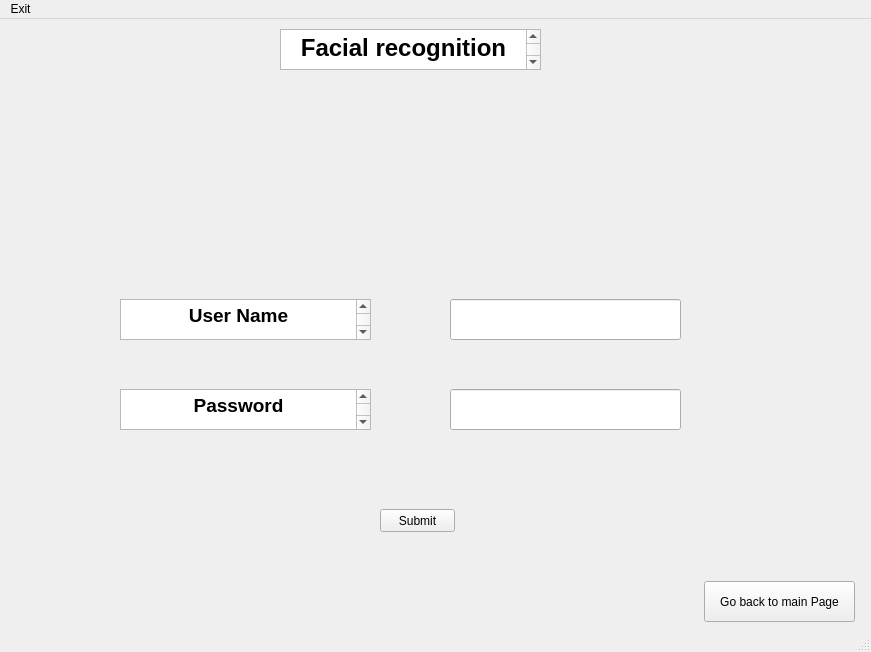
<?xml version="1.0" encoding="UTF-8"?>
<ui version="4.0">
 <class>MainWindow</class>
 <widget class="QMainWindow" name="MainWindow">
  <property name="geometry">
   <rect>
    <x>0</x>
    <y>0</y>
    <width>871</width>
    <height>652</height>
   </rect>
  </property>
  <property name="windowTitle">
   <string>MainWindow</string>
  </property>
  <widget class="QWidget" name="centralwidget">
   <widget class="QTextEdit" name="textEdit">
    <property name="geometry">
     <rect>
      <x>280</x>
      <y>10</y>
      <width>261</width>
      <height>41</height>
     </rect>
    </property>
    <property name="html">
     <string>&lt;!DOCTYPE HTML PUBLIC &quot;-//W3C//DTD HTML 4.0//EN&quot; &quot;http://www.w3.org/TR/REC-html40/strict.dtd&quot;&gt;
&lt;html&gt;&lt;head&gt;&lt;meta name=&quot;qrichtext&quot; content=&quot;1&quot; /&gt;&lt;style type=&quot;text/css&quot;&gt;
p, li { white-space: pre-wrap; }
&lt;/style&gt;&lt;/head&gt;&lt;body style=&quot; font-family:'MS Shell Dlg 2'; font-size:8.25pt; font-weight:400; font-style:normal;&quot;&gt;
&lt;p align=&quot;center&quot; style=&quot; margin-top:0px; margin-bottom:0px; margin-left:0px; margin-right:0px; -qt-block-indent:0; text-indent:0px;&quot;&gt;&lt;span style=&quot; font-size:18pt; font-weight:600;&quot;&gt;Facial recognition&lt;/span&gt;&lt;/p&gt;
&lt;p align=&quot;center&quot; style=&quot;-qt-paragraph-type:empty; margin-top:0px; margin-bottom:0px; margin-left:0px; margin-right:0px; -qt-block-indent:0; text-indent:0px; font-size:18pt; font-weight:600;&quot;&gt;&lt;br /&gt;&lt;/p&gt;&lt;/body&gt;&lt;/html&gt;</string>
    </property>
   </widget>
   <widget class="QLabel" name="label">
    <property name="geometry">
     <rect>
      <x>290</x>
      <y>70</y>
      <width>231</width>
      <height>171</height>
     </rect>
    </property>
    <property name="text">
     <string>&lt;html&gt;&lt;head/&gt;&lt;body&gt;&lt;p&gt;&lt;img src=&quot;:/newPrefix/Webp.net-resizeimage.jpg&quot;/&gt;&lt;/p&gt;&lt;/body&gt;&lt;/html&gt;</string>
    </property>
   </widget>
   <widget class="QTextEdit" name="textEdit_2">
    <property name="geometry">
     <rect>
      <x>120</x>
      <y>280</y>
      <width>251</width>
      <height>41</height>
     </rect>
    </property>
    <property name="html">
     <string>&lt;!DOCTYPE HTML PUBLIC &quot;-//W3C//DTD HTML 4.0//EN&quot; &quot;http://www.w3.org/TR/REC-html40/strict.dtd&quot;&gt;
&lt;html&gt;&lt;head&gt;&lt;meta name=&quot;qrichtext&quot; content=&quot;1&quot; /&gt;&lt;style type=&quot;text/css&quot;&gt;
p, li { white-space: pre-wrap; }
&lt;/style&gt;&lt;/head&gt;&lt;body style=&quot; font-family:'MS Shell Dlg 2'; font-size:8.25pt; font-weight:400; font-style:normal;&quot;&gt;
&lt;p align=&quot;center&quot; style=&quot; margin-top:0px; margin-bottom:0px; margin-left:0px; margin-right:0px; -qt-block-indent:0; text-indent:0px;&quot;&gt;&lt;span style=&quot; font-size:14pt; font-weight:600;&quot;&gt;User Name&lt;/span&gt;&lt;/p&gt;
&lt;p align=&quot;center&quot; style=&quot;-qt-paragraph-type:empty; margin-top:0px; margin-bottom:0px; margin-left:0px; margin-right:0px; -qt-block-indent:0; text-indent:0px; font-size:14pt; font-weight:600;&quot;&gt;&lt;br /&gt;&lt;/p&gt;&lt;/body&gt;&lt;/html&gt;</string>
    </property>
   </widget>
   <widget class="QTextEdit" name="textEdit_4">
    <property name="geometry">
     <rect>
      <x>120</x>
      <y>370</y>
      <width>251</width>
      <height>41</height>
     </rect>
    </property>
    <property name="html">
     <string>&lt;!DOCTYPE HTML PUBLIC &quot;-//W3C//DTD HTML 4.0//EN&quot; &quot;http://www.w3.org/TR/REC-html40/strict.dtd&quot;&gt;
&lt;html&gt;&lt;head&gt;&lt;meta name=&quot;qrichtext&quot; content=&quot;1&quot; /&gt;&lt;style type=&quot;text/css&quot;&gt;
p, li { white-space: pre-wrap; }
&lt;/style&gt;&lt;/head&gt;&lt;body style=&quot; font-family:'MS Shell Dlg 2'; font-size:8.25pt; font-weight:400; font-style:normal;&quot;&gt;
&lt;p align=&quot;center&quot; style=&quot; margin-top:0px; margin-bottom:0px; margin-left:0px; margin-right:0px; -qt-block-indent:0; text-indent:0px;&quot;&gt;&lt;span style=&quot; font-size:14pt; font-weight:600;&quot;&gt;Password&lt;/span&gt;&lt;/p&gt;
&lt;p align=&quot;center&quot; style=&quot;-qt-paragraph-type:empty; margin-top:0px; margin-bottom:0px; margin-left:0px; margin-right:0px; -qt-block-indent:0; text-indent:0px; font-size:14pt; font-weight:600;&quot;&gt;&lt;br /&gt;&lt;/p&gt;&lt;/body&gt;&lt;/html&gt;</string>
    </property>
   </widget>
   <widget class="QLineEdit" name="lineEdit">
    <property name="geometry">
     <rect>
      <x>450</x>
      <y>280</y>
      <width>231</width>
      <height>41</height>
     </rect>
    </property>
   </widget>
   <widget class="QLineEdit" name="lineEdit_2">
    <property name="geometry">
     <rect>
      <x>450</x>
      <y>370</y>
      <width>231</width>
      <height>41</height>
     </rect>
    </property>
   </widget>
   <widget class="QPushButton" name="pushButton">
    <property name="geometry">
     <rect>
      <x>380</x>
      <y>490</y>
      <width>75</width>
      <height>23</height>
     </rect>
    </property>
    <property name="text">
     <string>Submit</string>
    </property>
   </widget>
   <widget class="QPushButton" name="pushButton_2">
    <property name="geometry">
     <rect>
      <x>704</x>
      <y>562</y>
      <width>151</width>
      <height>41</height>
     </rect>
    </property>
    <property name="text">
     <string>Go back to main Page</string>
    </property>
   </widget>
  </widget>
  <widget class="QMenuBar" name="menubar">
   <property name="geometry">
    <rect>
     <x>0</x>
     <y>0</y>
     <width>871</width>
     <height>21</height>
    </rect>
   </property>
   <widget class="QMenu" name="menuExit">
    <property name="title">
     <string>Exit</string>
    </property>
   </widget>
   <addaction name="menuExit"/>
  </widget>
  <widget class="QStatusBar" name="statusbar"/>
 </widget>
 <resources>
  <include location="rochePic.qrc"/>
 </resources>
 <connections/>
</ui>
